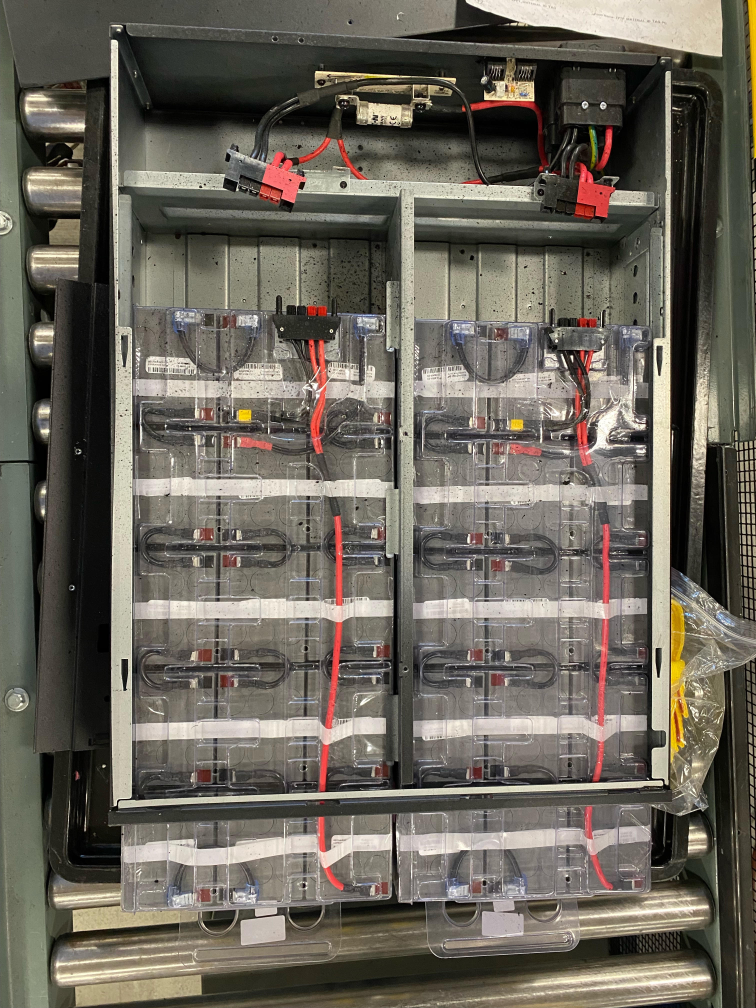
#> input picture Battery Image.jpg, 3024 x 4032 px (shown at 1/4 size)
$ python sliders.py
#> lines starting #> are read from the running program, lines starting #| are printed output that depends on the picture; after the words box and inside, x2 and y2 are one past the last pixel; in counts of white or black regions, pixels touching at a corner belong together
import cv2
import numpy as np

img = cv2.imread('Battery Image.jpg', cv2.IMREAD_COLOR)
#> img is the input picture: shape (4032, 3024, 3); mean B, G, R 90.9, 101.1, 106.3

img = cv2.resize(img, (1000, 1000))
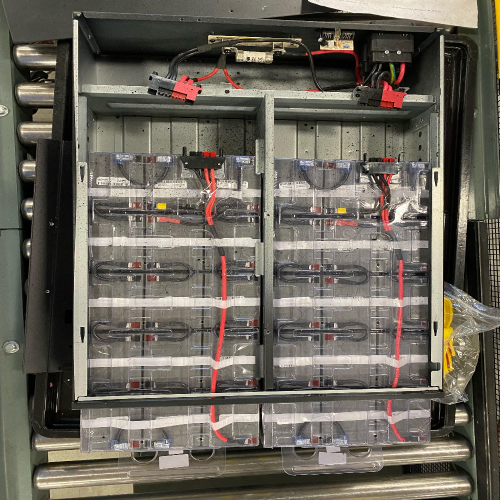
#> img: shape (1000, 1000, 3) (shown at 1/2 size); mean B, G, R 90.8, 100.9, 106.2

# cv2.imshow("Image2", img)

leftSide = img[150:200, 250:450]
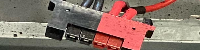
#> leftSide: shape (50, 200, 3); mean B, G, R 104.6, 114.1, 139.7

rightSide = img[200:250, 650:850]
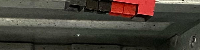
#> rightSide: shape (50, 200, 3); mean B, G, R 55.3, 63.8, 71.2

# cv2.imshow("Image", leftSide)
# cv2.imshow("Image3", rightSide)
cv2.waitKey(0)


def empty(i):
    pass

cv2.namedWindow("TrackBars")
cv2.resizeWindow("TrackBars", 640, 240)
cv2.createTrackbar("Hue Min", "TrackBars", 0, 255, empty)
#> slider 'Hue Min' is set to 51
cv2.createTrackbar("Hue Max", "TrackBars", 0, 255, empty)
#> slider 'Hue Max' is set to 255
cv2.createTrackbar("Sat Min", "TrackBars", 0, 255, empty)
#> slider 'Sat Min' is set to 51
cv2.createTrackbar("Sat Max", "TrackBars", 0, 255, empty)
#> slider 'Sat Max' is set to 255
cv2.createTrackbar("Val Min", "TrackBars", 0, 255, empty)
#> slider 'Val Min' is set to 51
cv2.createTrackbar("Val Max", "TrackBars", 0, 255, empty)
#> slider 'Val Max' is set to 255

while True:

    imgHSV = cv2.cvtColor(leftSide, cv2.COLOR_BGR2HSV)
#> imgHSV: shape (50, 200, 3); mean H, S, V 33.8, 57.8, 140.6
    h_min = cv2.getTrackbarPos("Hue Min", "TrackBars")
    h_max = cv2.getTrackbarPos("Hue Max", "TrackBars")
    s_min = cv2.getTrackbarPos("Sat Min", "TrackBars")
    s_max = cv2.getTrackbarPos("Sat Max", "TrackBars")
    v_min = cv2.getTrackbarPos("Val Min", "TrackBars")
    v_max = cv2.getTrackbarPos("Val Max", "TrackBars")
    print(h_min, h_max, s_min, s_max, v_min, v_max)
    lower = np.array([h_min, s_min, v_min])
    upper = np.array([h_max, s_max, v_max])
    mask = cv2.inRange(imgHSV, lower, upper)
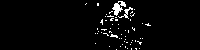
#> mask: shape (50, 200); 3.1% white in thin lines or dots, all inside (x1, y1, x2, y2) = (85, 1, 151, 50)
    imgResult = cv2.bitwise_and(leftSide, leftSide, mask=mask)
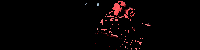
#> imgResult: shape (50, 200, 3); mean B, G, R 2.9, 2.8, 6.8

    cv2.imshow("Mask Images", mask)
    cv2.imshow("Original Images", leftSide)

    if cv2.waitKey(1) & 0xFF == ord('q'):
#> (key q is pressed here)
        print(h_min, h_max, s_min, s_max, v_min, v_max)
        break
